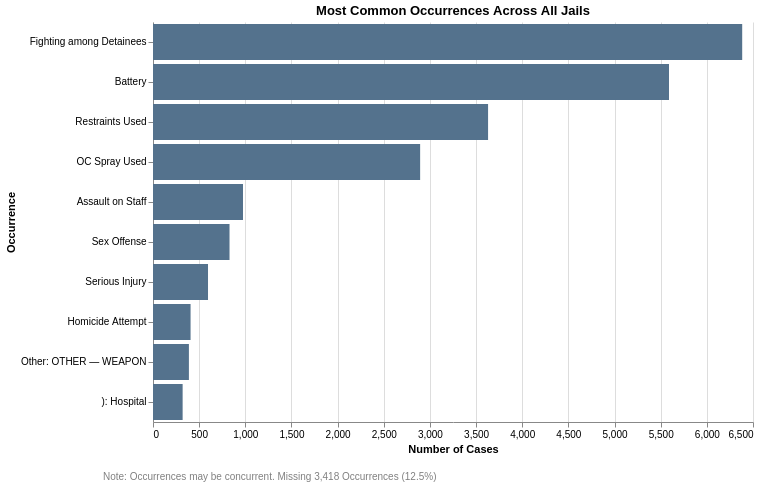

Notebook code for this chart:
### Code cell
total_occurrence_chart = alt.Chart(total_occurrence_result).mark_bar(
    color="#54728d"
).encode(
    x=alt.X('count:Q', title='Number of Cases'),
    y=alt.Y('Cleaned Occurrences:N', sort='-x', title='Occurrence'),
    tooltip=[
        alt.Tooltip('Cleaned Occurrences:N', title='Occurrence'),
        alt.Tooltip('count:Q', format=',d', title='Case Count')
    ]
).properties(
    width=600,
    height=400,
    title='Most Common Occurrences Across All Jails'
)

# Footnote as a separate text chart (keep your note)
footnote = alt.Chart(pl.DataFrame({
    "text": ["Note: Occurrences may be concurrent. Missing 3,418 Occurrences (12.5%)"],
    "x": [0],
    "y": [0]
})).mark_text(
    align="left",
    baseline="bottom",
    fontSize=10,
    dx=0,
    dy=20,
    color="gray"
).encode(
    x=alt.value(-50),
    y=alt.value(440),
    text="text:N"
)

# Layer chart and footnote, remove box
total_occurrence_chart = alt.layer(
    total_occurrence_chart,
    footnote
).configure_view(
    stroke=None
)

total_occurrence_chart

### Figure 1 — Vega specification as saved in the notebook (floating-point values rounded to 4 significant figures)
{"$schema": "https://vega.github.io/schema/vega/v5.json", "data": [{"name": "source_0"}, {"name": "source_1", "values": [{"text": "Note: Occurrences may be concurrent. Missing 3,418 Occurrences (12.5%)"}]}, {"name": "data_0", "values": [{"Cleaned Occurrences": "Fighting among Detainees", "count": 6383, "count_end": 6383.0, "count_start": 0.0}, {"Cleaned Occurrences": "Battery", "count": 5590, "count_end": 5590.0, "count_start": 0.0}, {"Cleaned Occurrences": "Restraints Used", "count": 3630, "count_end": 3630.0, "count_start": 0.0}, {"Cleaned Occurrences": "OC Spray Used", "count": 2894, "count_end": 2894.0, "count_start": 0.0}, {"Cleaned Occurrences": "Assault on Staff", "count": 975, "count_end": 975.0, "count_start": 0.0}, {"Cleaned Occurrences": "Sex Offense", "count": 829, "count_end": 829.0, "count_start": 0.0}, {"Cleaned Occurrences": "Serious Injury", "count": 596, "count_end": 596.0, "count_start": 0.0}, {"Cleaned Occurrences": "Homicide Attempt", "count": 407, "count_end": 407.0, "count_start": 0.0}, {"Cleaned Occurrences": "Other: OTHER — WEAPON\n", "count": 389, "count_end": 389.0, "count_start": 0.0}, {"Cleaned Occurrences": "): Hospital", "count": 321, "count_end": 321.0, "count_start": 0.0}]}, {"name": "source_0_y_domain_Cleaned Occurrences", "values": [{"Cleaned Occurrences": "Fighting among Detainees", "sort_field": 6383}, {"Cleaned Occurrences": "Battery", "sort_field": 5590}, {"Cleaned Occurrences": "Restraints Used", "sort_field": 3630}, {"Cleaned Occurrences": "OC Spray Used", "sort_field": 2894}, {"Cleaned Occurrences": "Assault on Staff", "sort_field": 975}, {"Cleaned Occurrences": "Sex Offense", "sort_field": 829}, {"Cleaned Occurrences": "Serious Injury", "sort_field": 596}, {"Cleaned Occurrences": "Homicide Attempt", "sort_field": 407}, {"Cleaned Occurrences": "Other: OTHER — WEAPON\n", "sort_field": 389}, {"Cleaned Occurrences": "): Hospital", "sort_field": 321}]}], "marks": [{"type": "rect", "name": "layer_0_marks", "from": {"data": "data_0"}, "encode": {"update": {"tooltip": {"signal": "{\"Occurrence\": isValid(datum[\"Cleaned Occurrences\"]) ? datum[\"Cleaned Occurrences\"] : \"\"+datum[\"Cleaned Occurrences\"], \"Case Count\": format(datum[\"count\"], \",d\")}"}, "x": {"field": "count_end", "scale": "x"}, "x2": {"field": "count_start", "scale": "x"}, "height": {"signal": "max(0.25, bandwidth('y'))"}, "y": {"field": "Cleaned Occurrences", "scale": "y"}, "fill": {"value": "#54728d"}}}, "style": ["bar"]}, {"type": "text", "name": "layer_1_marks", "from": {"data": "source_1"}, "encode": {"update": {"dx": {"value": 0}, "dy": {"value": 20}, "fontSize": {"value": 10}, "text": {"signal": "isValid(datum[\"text\"]) ? datum[\"text\"] : \"\"+datum[\"text\"]"}, "baseline": {"value": "bottom"}, "fill": {"value": "gray"}, "align": {"value": "left"}, "y": {"value": 440}, "x": {"value": -50}}}, "style": ["text"]}], "scales": [{"name": "x", "type": "linear", "domain": {"data": "data_0", "fields": ["count_start", "count_end"]}, "range": [0, {"signal": "width"}], "zero": true, "nice": true}, {"name": "y", "type": "band", "domain": {"data": "source_0_y_domain_Cleaned Occurrences", "field": "Cleaned Occurrences", "sort": {"op": "max", "field": "sort_field", "order": "descending"}}, "range": [0, {"signal": "height"}], "paddingInner": 0.1, "paddingOuter": 0.05}], "axes": [{"scale": "x", "gridScale": "y", "labels": false, "orient": "bottom", "grid": true, "minExtent": 0, "maxExtent": 0, "ticks": false, "zindex": 0, "tickCount": {"signal": "ceil(width/40)"}, "domain": false, "aria": false}, {"scale": "x", "zindex": 0, "orient": "bottom", "title": "Number of Cases", "labelFlush": true, "grid": false, "labelOverlap": true, "tickCount": {"signal": "ceil(width/40)"}}, {"scale": "y", "orient": "left", "grid": false, "title": "Occurrence", "zindex": 0}], "title": {"text": "Most Common Occurrences Across All Jails", "frame": "group"}, "background": "white", "style": "cell", "config": {"style": {"cell": {"stroke": null}}}, "height": 400, "width": 600, "padding": 5}
